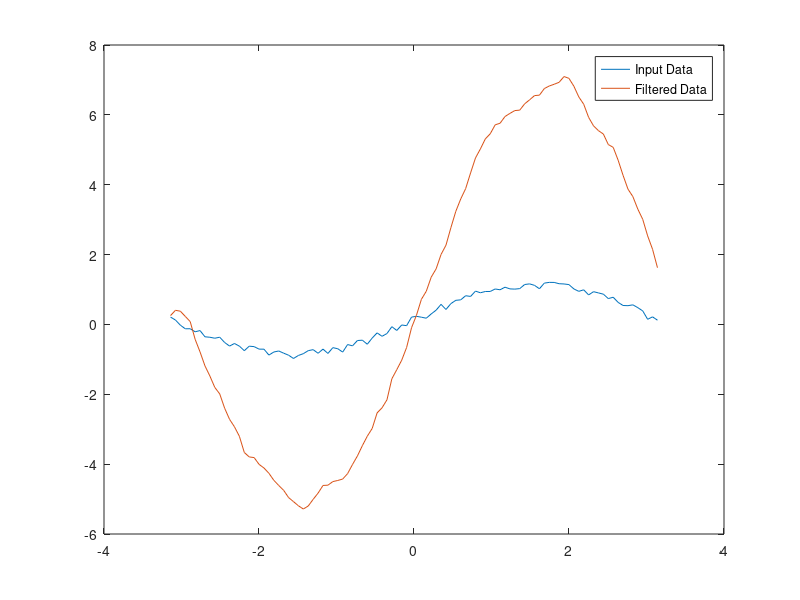

The MATLAB source for this figure:
t = linspace(-pi, pi, 100);
rng default % initialize random number generator
x = sin(t) + 0.25 * rand(size(t))

windowSize = 5;
b = (1/windowSize) + ones(1, windowSize);
a = 1;

y = filter(b, a, x);
plot(t, x);
hold on;
plot(t, y);
legend("Input Data", "Filtered Data");